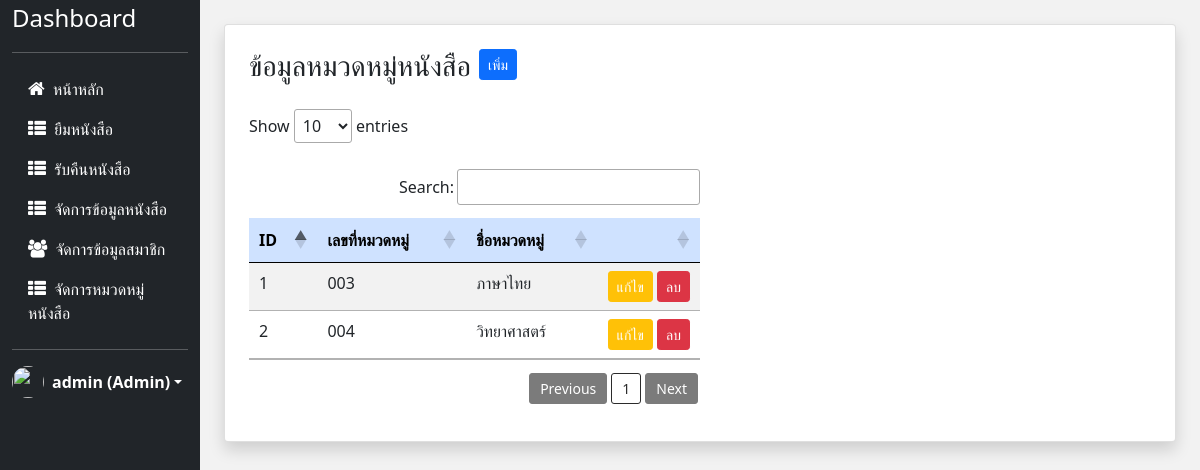
Page /categorys/categorysList.php (signed in) on the committed database.
### tables this page shows
CREATE TABLE `category` (
  `c_id` int(11) NOT NULL,
  `c_name` varchar(50) NOT NULL,
  `c_number` varchar(10) NOT NULL
);

### categorys/categorysList.php (the view, shortened to what this page needs)
<?php
include("../config/connect.php");
?>
<!doctype html>
<html lang="en">
<head>
    <?php
    include("../layout/header.php");
    ?>
</head>
<body>
    <div class="container-fluid" style="background-color: #f2f2f2;">
        <div class="row">
            <?php
            include("../layout/sidebar.php");
            $result = mysqli_query($conn, "SELECT * FROM category");
            ?>
            <div class="col-md-10 px-4 my-4">
                <div class="card shadow p-2">
                    <div class="card-body">
                        <h3 class="float-start me-2">ข้อมูลหมวดหมู่หนังสือ</h3>
                        <a href="./insertCategory.php" class="btn btn-sm btn-primary mb-3">เพิ่ม</a>
                        <div class="col-md-6">
                            <table class="table table-striped text-nowrap" id="myTable">
                                <thead class="table-primary">
                                    <tr>
                                        <th scope="col">ID</th>
                                        <th scope="col">เลขที่หมวดหมู่</th>
                                        <th scope="col">ชื่อหมวดหมู่</th>
                                        <th scope="col"></th>
                                    </tr>
                                </thead>
                                <tbody>
                                    <?php
                                    if (mysqli_num_rows($result) > 0) {
                                        $i = 1;
                                        while ($row = mysqli_fetch_array($result)) {
                                    ?>
                                            <tr>
                                                <td><?php echo $i++ ?></td>
                                                <td><?php echo $row["c_number"] ?></td>
                                                <td><?php echo $row["c_name"] ?></td>
                                                <td class="col-2 text-end">
                                                    <a href="./updateCategory.php?id=<?php echo $row["c_id"]; ?>" class="btn btn-sm btn-warning text-white">แก้ไข</a>
                                                    <a href="./DB_delCategory.php?id=<?php echo $row["c_id"]; ?>" class="btn btn-sm btn-danger">ลบ</a>
                                                </td>
                                            </tr>
                                    <?php }
                                    } ?>
                                </tbody>
                            </table>
                        </div>
                    </div>
                </div>
            </div>
        </div>
    </div>
</body>
</html>

### rows in the picture
category: c_number "003", c_name "ภาษาไทย"
category: c_number "004", c_name "วิทยาศาสตร์"

### other values in the picture
$_SESSION["name"] "admin"
$_SESSION["status"] "Admin"
